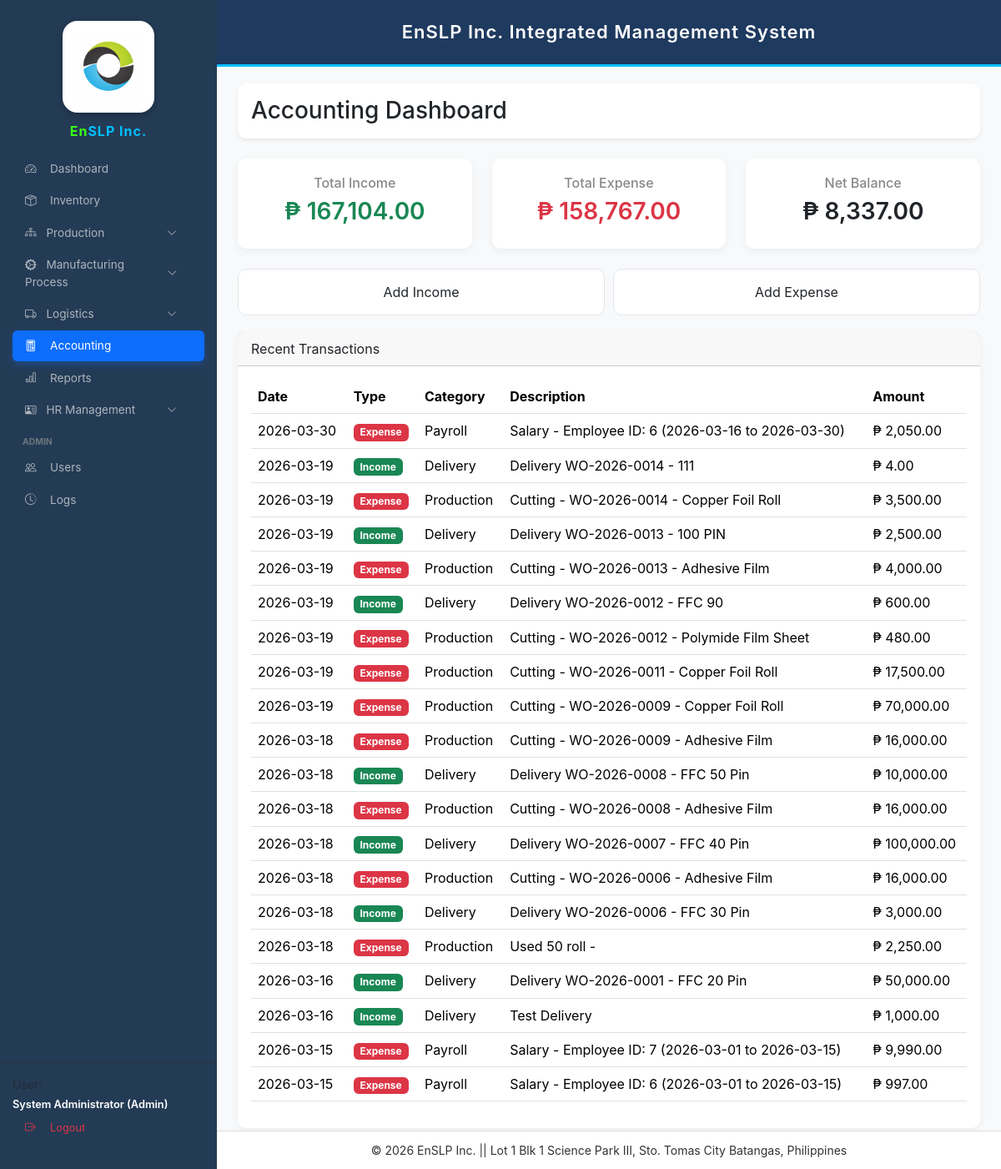
/accounting.php (signed in), run on an earlier commit of the app's database.
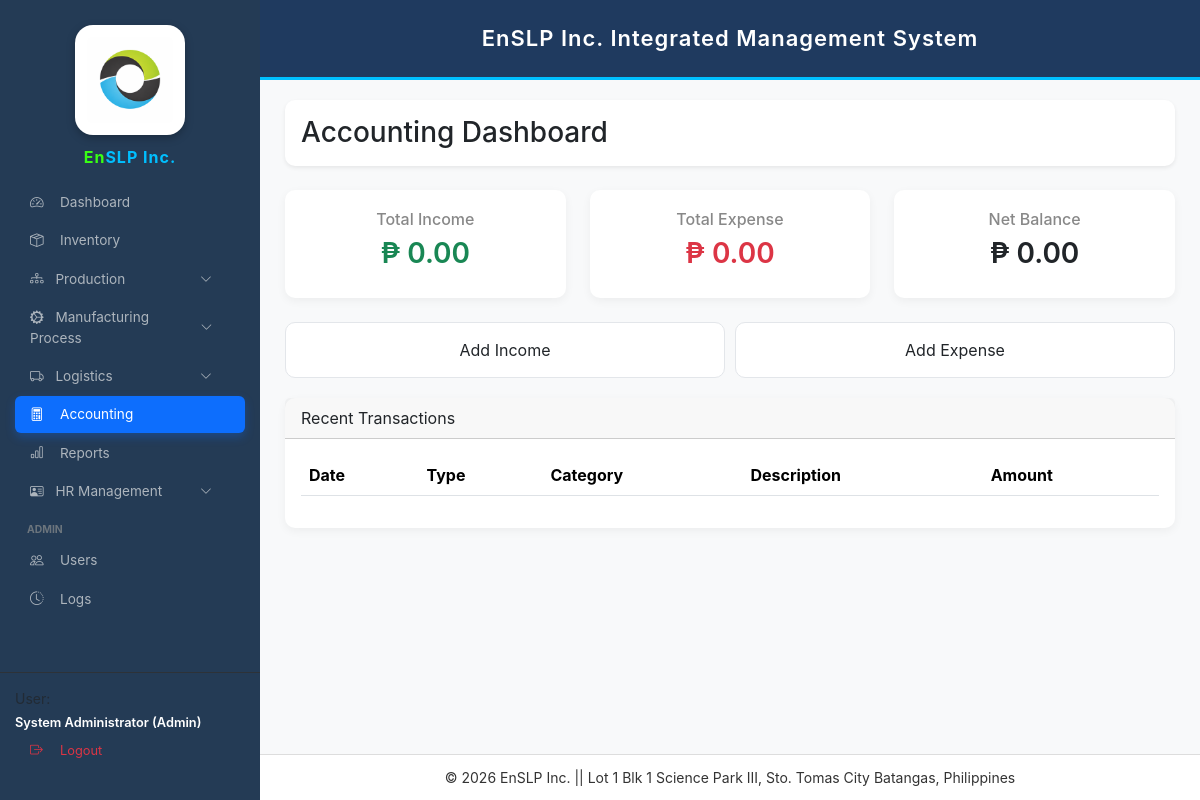
And on a later commit of the database.
### tables this page shows
CREATE TABLE `accounting_transactions` (
  `id` int(11) NOT NULL,
  `txn_date` date NOT NULL,
  `type` enum('Income','Expense') NOT NULL,
  `category` varchar(80) NOT NULL,
  `reference_no` varchar(50) DEFAULT NULL,
  `wo_id` int(11) DEFAULT NULL,
  `description` varchar(255) DEFAULT NULL,
  `payment_method` varchar(40) DEFAULT NULL,
  `amount` decimal(12,2) NOT NULL DEFAULT 0.00,
  `created_at` datetime DEFAULT current_timestamp()
);

### accounting.php (the view, shortened to what this page needs)
<?php
require_once 'config.php';
$stmt=$conn->query("
SELECT
COALESCE(SUM(CASE WHEN type='Income' THEN amount ELSE 0 END),0) AS total_income,
COALESCE(SUM(CASE WHEN type='Expense' THEN amount ELSE 0 END),0) AS total_expense
FROM accounting_transactions
");
$sum=$stmt->fetch();
$total_income=$sum['total_income'];
$total_expense=$sum['total_expense'];
$net=$total_income-$total_expense;
$rows=$conn->query("
SELECT * FROM accounting_transactions
ORDER BY txn_date DESC,id DESC
")->fetchAll();
?>
<!DOCTYPE html>
<html>
<head>
<link href="https://cdn.jsdelivr.net/npm/bootstrap@5.3.3/dist/css/bootstrap.min.css" rel="stylesheet">
</head>
<body>
<?php include 'sidebar.php'; ?>
<?php include 'header.php'; ?>
<div class="main-content">
<div class="card shadow-sm mb-4">
<div class="card-body">
<h3 class="mb-0">Accounting Dashboard</h3>
</div>
</div>
<div class="row mb-4">
<div class="col-md-4">
<div class="summary-card">
<h6>Total Income</h6>
<h3 class="text-success">₱ <?=number_format($total_income,2)?></h3>
</div>
</div>
<div class="col-md-4">
<div class="summary-card">
<h6>Total Expense</h6>
<h3 class="text-danger">₱ <?=number_format($total_expense,2)?></h3>
</div>
</div>
<div class="col-md-4">
<div class="summary-card">
<h6>Net Balance</h6>
<h3>₱ <?=number_format($net,2)?></h3>
</div>
</div>
</div>
<div class="quick-actions">
<div class="quick-btn" data-bs-toggle="modal" data-bs-target="#incomeModal">
Add Income
</div>
<div class="quick-btn" data-bs-toggle="modal" data-bs-target="#expenseModal">
Add Expense
</div>
</div>
<div class="card">
<div class="card-header">
Recent Transactions
</div>
<div class="card-body table-responsive">
<table class="table">
<thead>
<tr>
<th>Date</th>
<th>Type</th>
<th>Category</th>
<th>Description</th>
<th>Amount</th>
</tr>
</thead>
<tbody>
<?php foreach($rows as $r): ?>
<tr>
<td><?=$r['txn_date']?></td>
<td>
<?php if($r['type']=="Income"): ?>
<span class="badge bg-success">Income</span>
<?php else: ?>
<span class="badge bg-danger">Expense</span>
<?php endif; ?>
</td>
<td><?=$r['category']?></td>
<td><?=$r['description']?></td>
<td>₱ <?=number_format($r['amount'],2)?></td>
</tr>
<?php endforeach; ?>
</tbody>
</table>
</div>
</div>
</div>
<?php include 'footer.php'; ?>
</body>
</html>

What changed in the data, as far as the page shows it:
removed accounting_transactions: txn_date "2026-03-30", type "Expense", category "Payroll", description "Salary - Employee ID: 6 (2026-03-16 to 2026-03-30)", amount "2,050.00"
removed accounting_transactions: txn_date "2026-03-19", type "Income", category "Delivery", description "Delivery WO-2026-0014 - 111", amount "4.00"
removed accounting_transactions: txn_date "2026-03-19", type "Expense", category "Production", description "Cutting - WO-2026-0014 - Copper Foil Roll", amount "3,500.00"
removed accounting_transactions: txn_date "2026-03-19", type "Income", category "Delivery", description "Delivery WO-2026-0013 - 100 PIN", amount "2,500.00"
removed accounting_transactions: txn_date "2026-03-19", type "Expense", category "Production", description "Cutting - WO-2026-0013 - Adhesive Film", amount "4,000.00"
removed accounting_transactions: txn_date "2026-03-19", type "Income", category "Delivery", description "Delivery WO-2026-0012 - FFC 90", amount "600.00"
removed accounting_transactions: txn_date "2026-03-19", type "Expense", category "Production", description "Cutting - WO-2026-0012 - Polymide Film Sheet", amount "480.00"
removed accounting_transactions: txn_date "2026-03-19", type "Expense", category "Production", description "Cutting - WO-2026-0011 - Copper Foil Roll", amount "17,500.00"
removed accounting_transactions: txn_date "2026-03-19", type "Expense", category "Production", description "Cutting - WO-2026-0009 - Copper Foil Roll", amount "70,000.00"
removed accounting_transactions: txn_date "2026-03-18", type "Expense", category "Production", description "Cutting - WO-2026-0009 - Adhesive Film", amount "16,000.00"
removed accounting_transactions: txn_date "2026-03-18", type "Income", category "Delivery", description "Delivery WO-2026-0008 - FFC 50 Pin", amount "10,000.00"
removed accounting_transactions: txn_date "2026-03-18", type "Expense", category "Production", description "Cutting - WO-2026-0008 - Adhesive Film", amount "16,000.00"
removed accounting_transactions: txn_date "2026-03-18", type "Income", category "Delivery", description "Delivery WO-2026-0007 - FFC 40 Pin", amount "100,000.00"
removed accounting_transactions: txn_date "2026-03-18", type "Expense", category "Production", description "Cutting - WO-2026-0006 - Adhesive Film", amount "16,000.00"
removed accounting_transactions: txn_date "2026-03-18", type "Income", category "Delivery", description "Delivery WO-2026-0006 - FFC 30 Pin", amount "3,000.00"
removed accounting_transactions: txn_date "2026-03-18", type "Expense", category "Production", description "Used 50 roll -", amount "2,250.00"
removed accounting_transactions: txn_date "2026-03-16", type "Income", category "Delivery", description "Delivery WO-2026-0001 - FFC 20 Pin", amount "50,000.00"
removed accounting_transactions: txn_date "2026-03-16", type "Income", category "Delivery", description "Test Delivery", amount "1,000.00"
removed accounting_transactions: txn_date "2026-03-15", type "Expense", category "Payroll", description "Salary - Employee ID: 7 (2026-03-01 to 2026-03-15)", amount "9,990.00"
removed accounting_transactions: txn_date "2026-03-15", type "Expense", category "Payroll", description "Salary - Employee ID: 6 (2026-03-01 to 2026-03-15)", amount "997.00"
Also different on the page:
$total_income: "167,104.00" → "0.00"
$total_expense: "158,767.00" → "0.00"
$net: "8,337.00" → "0.00"
